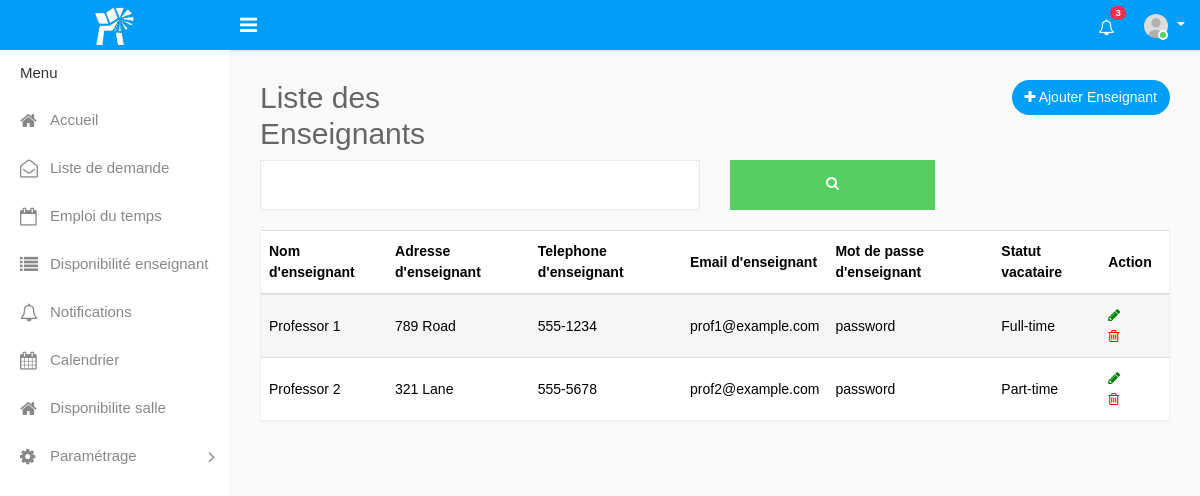
Screenshot of /enseignant.php with the database file from the repository.
### tables this page shows
CREATE TABLE `enseignant` (
  `id_enseignant` int(11) NOT NULL,
  `nom_enseignant` varchar(50) NOT NULL,
  `email_enseignant` varchar(50) NOT NULL,
  `adresse` varchar(50) NOT NULL,
  `telephone` varchar(50) NOT NULL,
  `statut_enseignant` varchar(50) NOT NULL,
  `password` varchar(50) NOT NULL
);

### enseignant.php (the view, shortened to what this page needs)
<!DOCTYPE html>
<html lang="en">
<head>
    <link rel="stylesheet" type="text/css" href="assets/css/bootstrap.min.css">
    <link rel="stylesheet" type="text/css" href="assets/css/font-awesome.min.css">
    <link rel="stylesheet" type="text/css" href="assets/css/select2.min.css">
    <link rel="stylesheet" type="text/css" href="assets/css/style.css">
</head>
<body>
    <div class="main-wrapper">
        <div class="header">
            <div class="header-left">
                <a href="index-2.php" class="logo">
                    <img src="assets/img/mundiap.png" width="40" height="40">
                </a>
            </div>
            <a id="toggle_btn" href="javascript:void(0);"><i class="fa fa-bars"></i></a>
            <ul class="nav user-menu float-right">
                <li class="nav-item dropdown">
                    <a href="#" class="dropdown-toggle nav-link" data-toggle="dropdown"><i class="fa fa-bell-o"></i> <span class="badge badge-pill bg-danger float-right">3</span></a>
                </li>
                <li class="nav-item dropdown has-arrow">
                    <a href="#" class="dropdown-toggle nav-link user-link" data-toggle="dropdown">
                        <span class="user-img"><img class="rounded-circle" src="assets/img/user.jpg" width="40" alt="Admin">
                            <span class="status online"></span></span>
                    </a>
                </li>
            </ul>
        </div>
        <div class="sidebar" id="sidebar">
            <div class="sidebar-inner slimscroll">
                <div id="sidebar-menu" class="sidebar-menu">
                    <ul>
                        <li class="menu-title">Menu</li>
                        <li>
                            <a href="index-2.php"><i class="fa fa-home"></i> <span>Accueil</span></a>
                        </li>
                        <li>
                            <a href="demande.php"><i class="fa fa-envelope-open-o"></i> <span>Liste de demande</span></a>
                        </li>
                        <li>
                            <a href="emploi.php"><i class="fa fa-calendar-o"></i> <span>Emploi du temps</span></a>
                        </li>
                        <li>
                            <a href="disponibilite.php"><i class="fa fa-list"></i><span>Disponibilité enseignant</span></a>
                        </li>
                        <li>
                            <a href="notification.php"><i class="fa fa-bell-o"></i> <span>Notifications</span></a>
                        </li>
                        <li>
                            <a href="calendar.php"><i class="fa fa-calendar"></i> <span>Calendrier</span></a>
                        </li>
                        <li>
                        <a href="disposalle.php"><i class="fa fa-home"></i> <span>Disponibilite salle</span></a>
                        </li>
                        <li class="submenu">
                            <a href="#"><i class="fa fa-cog"></i> <span> Paramétrage </span> <span class="menu-arrow"></span></a>
                        </li>
                    </ul>
                </div>
            </div>
        </div>
        <div class="page-wrapper">
            <div class="content">
                <div class="row">
                    <div class="col-sm-4 ">
                        <h2>Liste des Enseignants</h2>
                    </div>
                    <div class="col-sm-8 col-9 text-right m-b-20">
                        <a href="add_enseignant.php" class="btn btn-primary float-right btn-rounded"><i class="fa fa-plus"></i> Ajouter Enseignant</a>
                    </div>
                </div>
                <div class="row filter-row">
                    <div class="col-sm-12 col-md-6">
                        <div class="form-group form-focus">
                            <input type="text" placeholder="Chercher enseignant ...." class="form-control floating" name="chercher_valeur">
                        </div>
                    </div>
                    <div class="col-sm-6 col-md-3">
                        <a href="#" class="btn btn-success btn-block"><i class="fa fa-search" aria-hidden="true"></i></a>
                    </div>
                </div>
                <div class="row">
                    <div class="col-md-12">
                        <div class="table-responsive">
                            <table class="table table-striped custom-table">
                                <thead>
                                    <tr>
                                        <th>Nom d'enseignant</th>
                                        <th>Adresse d'enseignant</th>
                                        <th>Telephone d'enseignant</th>
                                        <th>Email d'enseignant</th>
                                        <th>Mot de passe d'enseignant</th>
                                        <th>Statut vacataire</th>
                                        <th class="text-left">Action</th>
                                    </tr>
                                </thead>
                                <tbody>
                                <?php
                                include("config.php");
                                $requeteSelect = "SELECT * FROM enseignant";
                                $result = $mysqli->query($requeteSelect);
                                while ($row = mysqli_fetch_array($result)) {
                                    echo "<tr>";
                                    echo "<td>". $row['nom_enseignant'] ."</td>";
                                    echo "<td>". $row['adresse'] ."</td>";
                                    echo "<td>". $row['telephone'] ."</td>";
                                    echo "<td>". $row['email_enseignant'] ."</td>";
                                    echo "<td>". $row['password'] ."</td>";
                                    echo "<td>". $row['statut_enseignant'] ."</td>";
                                    echo "<td><a href=\"edit_enseignant.php?id_enseignant=".$row['id_enseignant']."\" style=\"margin-right:10px; color:green;\"><i class=\"fa fa-pencil m-r-5\"></i></a>
                                     <a href=\"delete_enseignant.php?id_enseignant=" . $row['id_enseignant'] . "\" style=\"margin-right:10px; color:red;\" onClick=\"return confirm
                                     ('Êtes-vous sûr de vouloir supprimer cet enseignant ?');\"><i class=\"fa fa-trash-o m-r-5\"></i></a></td>";
                                    echo "</tr>";
                                } ?>
                                </tbody>
                            </table>
                        </div>
                    </div>
                </div>
            </div>
        </div>
    </div>
</body>
</html>

### rows the page displays
enseignant: nom_enseignant "Professor 1", adresse "789 Road", telephone "555-1234", email_enseignant "prof1@example.com", password "password", statut_enseignant "Full-time"
enseignant: nom_enseignant "Professor 2", adresse "321 Lane", telephone "555-5678", email_enseignant "prof2@example.com", password "password", statut_enseignant "Part-time"
